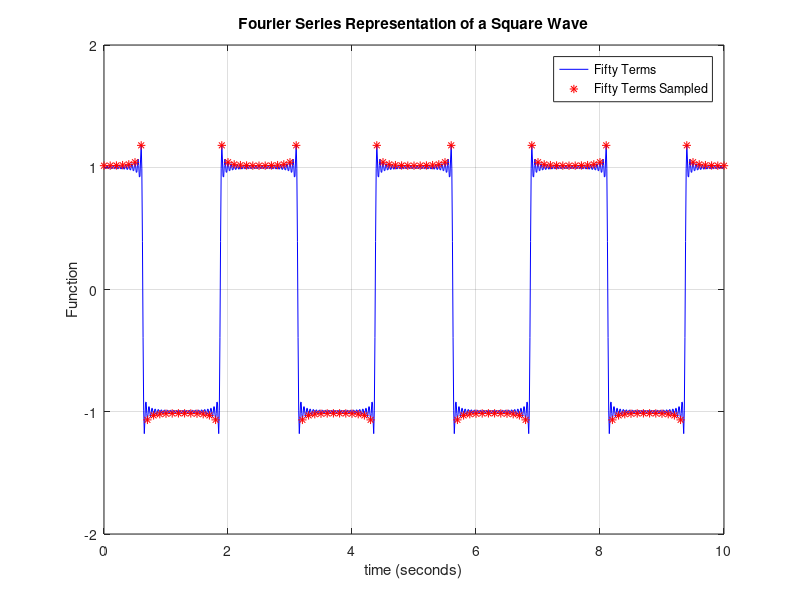

Reproduce this figure in MATLAB.
% This script plots a Fourier Series for a Square Wave
clf;
t=0:.01:10;
T=2.5
M=50    
sum1=0;
for m=1:2:M;
    sum1 = sum1+4/m/pi*sin(m*pi/2)*cos(2*pi*m*t/T);
end
plot(t,sum1,'b-',t(1:10:end),sum1(1:10:end),'r*')
title('Fourier Series Representation of a Square Wave')
xlabel('time (seconds)')
ylabel('Function')
grid on;
axis([0,10,-2,2])
legend('Fifty Terms','Fifty Terms Sampled')
print("squarewave.png","-dpng")  % Prints the plot to a png file called squarewave.png
